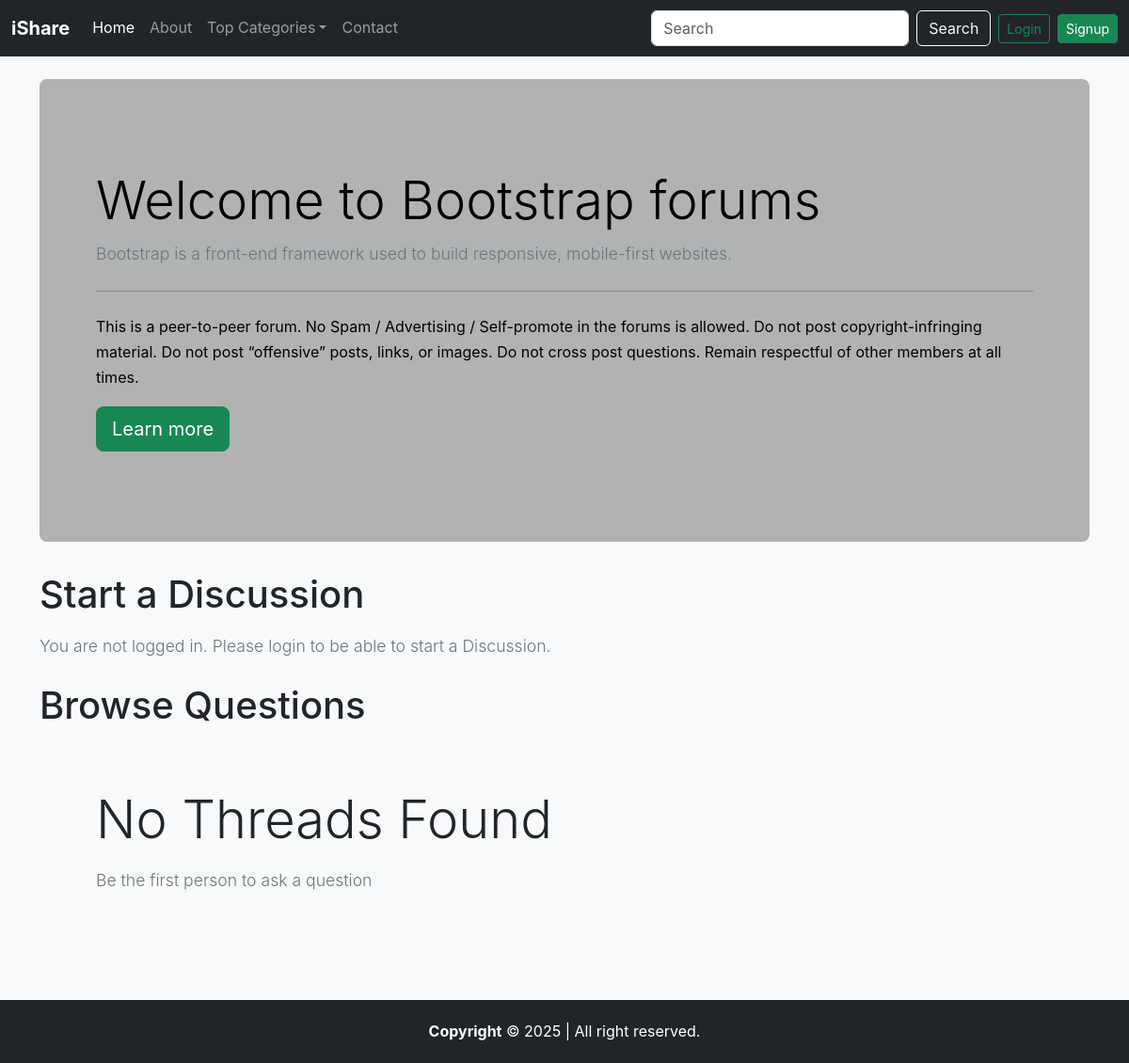
The app's page /threadlist.php?catid=1 with its own data.
### tables this page shows
CREATE TABLE `categories` (
  `category_id` int(11) NOT NULL,
  `category_name` varchar(255) NOT NULL,
  `category_description` varchar(255) NOT NULL,
  `created_at` datetime NOT NULL DEFAULT current_timestamp()
);

### threadlist.php (the view, shortened to what this page needs)
<!doctype html>
<html lang="en">
<head>
    <link href="https://cdn.jsdelivr.net/npm/bootstrap@5.3.0/dist/css/bootstrap.min.css" rel="stylesheet">
    <link rel="stylesheet" href="assets/cs/style.css">
</head>
<body>
    <?php include 'partials/_conn.php' ?>
    <?php include 'partials/_header.php' ?>
    <?php
    $id = $_GET['catid'];
    $sql = "SELECT * FROM `categories` WHERE category_id=$id";
    $result = mysqli_query($conn, $sql);
    while ($row = mysqli_fetch_assoc($result)) {
        $catname = $row['category_name'];
        $catdesc = $row['category_description'];
    }
    ?>
    <div class="container my-4">
        <div style="background-color: #b0b3b1ff; color: black;" class="p-5 mb-4 rounded-3">
            <div class="container-fluid py-5">
                <h1 class="display-4">Welcome to <?php echo $catname; ?> forums</h1>
                <p class="lead"><?php echo $catdesc; ?></p>
                <hr class="my-4">
                <p>
                    This is a peer-to-peer forum. No Spam / Advertising / Self-promote in the forums is allowed. Do not
                    post copyright-infringing material. Do not post “offensive” posts, links, or images. Do not cross
                    post
                    questions. Remain respectful of other members at all times.
                </p>
                <a class="btn btn-success btn-lg" href="https://en.wikipedia.org/wiki/Internet_forum" target="_blank"
                    role="button">Learn more</a>
            </div>
        </div>
    </div>
    <?php
    if (isset($_SESSION['loggedin']) && $_SESSION['loggedin'] == true) {
        echo '<div class="container">
            <h1 class="py-2">Start a Discussion</h1>
            <form action="' . htmlspecialchars($_SERVER["REQUEST_URI"]) . '" method="post">
                <div class="mb-3">
                    <label for="title" class="form-label">Problem Title</label>
                    <input type="text" class="form-control" id="title" name="title" aria-describedby="titleHelp" required>
                    <div id="titleHelp" class="form-text">Keep your title as short and crisp as possible</div>
                </div>
                <input type="hidden" name="sno" value="' . $_SESSION["sno"] . '">
                <div class="mb-3">
                    <label for="desc" class="form-label">Elaborate Your Concern</label>
                    <textarea class="form-control" id="desc" name="desc" rows="3" required></textarea>
                </div>
                <button type="submit" class="btn btn-success">Submit</button>
            </form>
        </div>';
    } else {
        echo '<div class="container">
            <h1 class="py-2">Start a Discussion</h1>
            <p class="lead">
                You are not logged in. Please
                <a href="#" data-bs-toggle="modal" data-bs-target="#loginModal">login</a>
                to be able to start a Discussion.
            </p>
        </div>';
    }
    ?>
    <div class="container mb-5" id="ques">
        <h1 class="py-2">Browse Questions</h1>
        <?php
        $noResult = true;
        if ($noResult) {
            echo '<div class="bg-light p-5 rounded-3">
                <div class="container">
                    <p class="display-4">No Threads Found</p>
                    <p class="lead">Be the first person to ask a question</p>
                </div>
             </div>';
        }
        ?>
    </div>
    <?php include 'partials/_footer.php' ?>
</body>
</html>

### assets/cs/style.css (style rules this page uses)
body { font-family: 'Inter', sans-serif; background-color: #f8f9fa; color: #212529; line-height: 1.7; }
.lead { font-size: 1.1rem; color: #6c757d; }
a { text-decoration: none; color: inherit; }

### records on screen
categories: category_name "Bootstrap", category_description "Bootstrap is a front-end framework used to build responsive, mobile-first websites."
